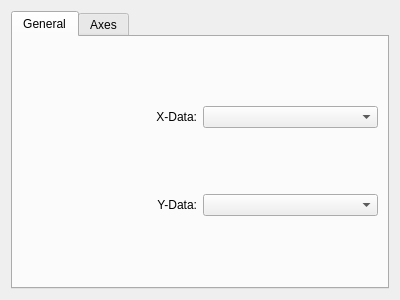
<?xml version="1.0" encoding="UTF-8"?>
<ui version="4.0">
 <class>settingsWidget</class>
 <widget class="QWidget" name="settingsWidget">
  <property name="geometry">
   <rect>
    <x>0</x>
    <y>0</y>
    <width>400</width>
    <height>300</height>
   </rect>
  </property>
  <property name="windowTitle">
   <string>Form</string>
  </property>
  <layout class="QGridLayout" name="gridLayout">
   <item row="2" column="1">
    <widget class="QTabWidget" name="tabWidget">
     <property name="currentIndex">
      <number>0</number>
     </property>
     <widget class="QWidget" name="tab">
      <attribute name="title">
       <string>General</string>
      </attribute>
      <layout class="QGridLayout" name="gridLayout_2">
       <item row="0" column="0">
        <widget class="QLabel" name="label">
         <property name="text">
          <string>X-Data:</string>
         </property>
         <property name="alignment">
          <set>Qt::AlignRight|Qt::AlignTrailing|Qt::AlignVCenter</set>
         </property>
        </widget>
       </item>
       <item row="0" column="1">
        <widget class="QComboBox" name="comboBox"/>
       </item>
       <item row="1" column="1">
        <widget class="QComboBox" name="comboBox_2"/>
       </item>
       <item row="1" column="0">
        <widget class="QLabel" name="label_2">
         <property name="text">
          <string>Y-Data:</string>
         </property>
         <property name="alignment">
          <set>Qt::AlignRight|Qt::AlignTrailing|Qt::AlignVCenter</set>
         </property>
        </widget>
       </item>
      </layout>
     </widget>
     <widget class="QWidget" name="tab_3">
      <attribute name="title">
       <string>Axes</string>
      </attribute>
     </widget>
    </widget>
   </item>
  </layout>
 </widget>
 <resources/>
 <connections/>
</ui>
